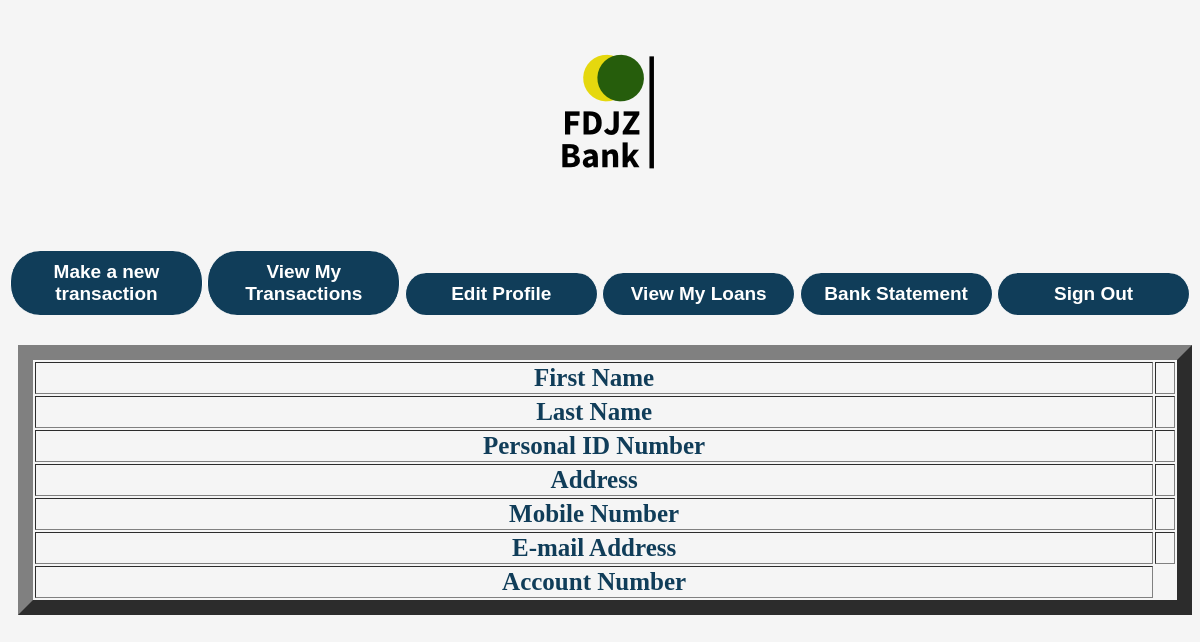
The page /php/UserProfile.php (signed in) on the database as committed earlier.
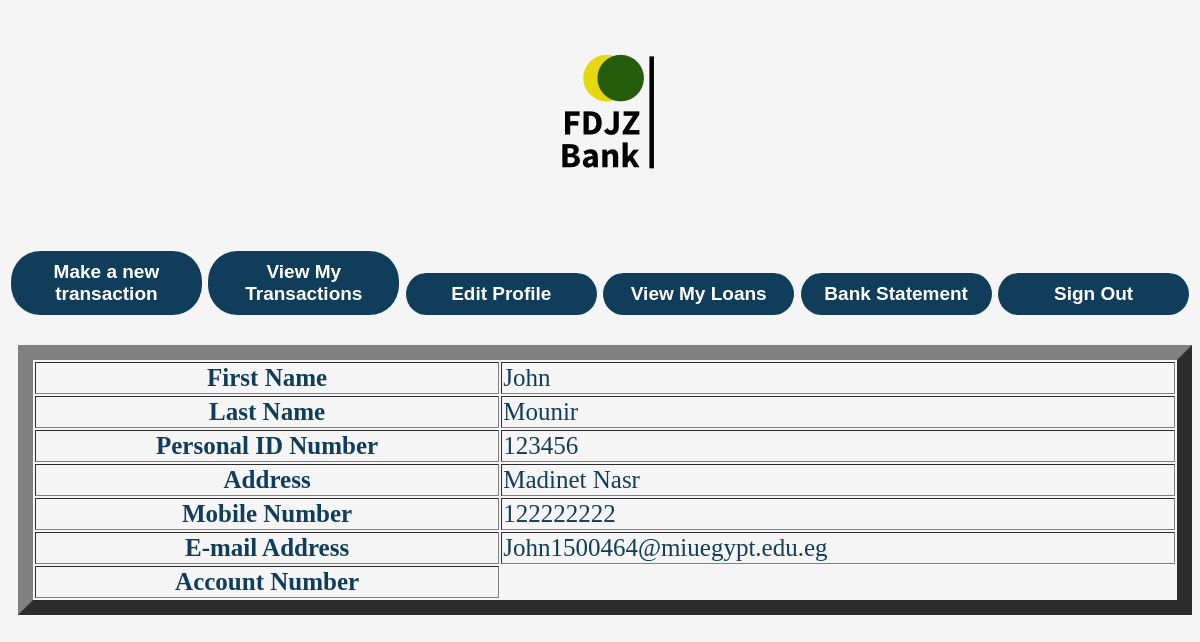
The same page on the database as committed later.
### tables this page shows
CREATE TABLE `customer_account` (
  `ID` int(11) NOT NULL,
  `FNAME` varchar(50) DEFAULT NULL,
  `LNAME` varchar(50) DEFAULT NULL,
  `PersonalID` int(14) DEFAULT NULL,
  `Address` varchar(100) DEFAULT NULL,
  `MobileNumber` int(11) DEFAULT NULL,
  `Email` varchar(200) DEFAULT NULL,
  `Date` varchar(200) DEFAULT NULL,
  `WorkerID` int(11) NOT NULL
);

### ClassesGedida/dbconnect.php (called while the page is built, shortened)
<?php
  class dbconnect
  {
      private $servername;
      private $username;
      private $password;
      private $db;
      private $con;
      function __construct()
      {
          $this->servername = "localhost";
          $this->username = "root";
          $this->password = "";
          $this->db = "FDJZ";
          $this->con = $this->Connect();
      }
      function connect()
      {
          $this->con = mysqli_connect($this->servername, $this->username, $this->password, $this->db);
          if ($this -> con ->connect_error)
          {
              die("Failed to connect: " .$this->con->connect_error);
          }
          else
          {
              return $this->con;
          }
      }
      function executesql($sql)
      {
        $result = mysqli_query($this->con, $sql);
        if($result == TRUE)
              {
          return $result;
        }
        else
              {
          echo "Error executing SQL statement: " .$this->con->error;
        }
      }
  }
?>

### ClassesGedida/Customer.php (called while the page is built, shortened)
<?php
class Customer extends User{
				function showUserProfile(){
				$userID = $_SESSION["userID"];
				$db_obj = new dbconnect;
				$sql = "SELECT FNAME, LNAME, PersonalID, Address, MobileNumber, Email, bank_accounts.AccountNumber
							FROM `customer_account`, `bank_accounts`
							WHERE ID = '$userID'
							AND bank_accounts.UserID = customer_account.ID";
				$result = $db_obj->executesql($sql);
      return $result;
}
			}
?>

### php/UserProfile.php (the view, shortened to what this page needs)
<!DOCTYPE html>
<html>
    <head>
        <link rel="stylesheet" type="text/css" href="../css/UserProfile.css">
    </head>
    <body>
		<?php
			include '../ClassesGedida/Customer.php';
      $customer = new Customer;
      $result = $customer->showUserProfile();
      $row =mysqli_fetch_array($result);
      $i=-1;
		?>
        <div class="logo">
            <h1><a href="UserProfile.php" id="logoposition"><img  src="../img/banklogo.png" alt="" /></a></h1>
        </div>
        <nav id="butts">
            <ul  class="nav">
                <li><a class="b1" href="Bank_Transaction.php">Make a new transaction</a></li>
                <li><a class="b1" href="UserTransaction.php">View My Transactions</a></li>
                <li><a class="b1" href="Editprofile.php">Edit Profile</a></li>
                <li><a class="b1" href="UserLoans.php">View My Loans</a></li>
                <li><a class="b1" href="Bank_Statement.php">Bank Statement</a></li>
                <li><a class="b1" href="Signout.php">Sign Out</a></li>
            </ul>
        </nav>
        <div id="data">
			<form id="form">
				<table border=15 width=100%>
					<tr>
						<th>First Name</th>
						<?php echo'<td>'.$row['FNAME'].'</td>'; ?>
					</tr>
					<tr>
						<th>Last Name</th>
						<?php echo'<td>'.$row['LNAME'].'</td>'; ?>
					</tr>
					<tr>
						<th>Personal ID Number</th>
						<?php echo'<td>'.$row['PersonalID'].'</td>'; ?>
					</tr>
					<tr>
						<th>Address</th>
						<?php echo'<td>'.$row['Address'].'</td>'; ?>
					</tr>
					<tr>
						<th>Mobile Number</th>
						<?php echo'<td>'.$row['MobileNumber'].'</td>'; ?>
					</tr>
					<tr>
						<th>E-mail Address</th>
						<?php echo'<td>'.$row['Email'].'</td>'; ?>
					</tr>
					<tr>
						<th rowspan="<?php echo $i + 2; ?>">Account Number</th>
					</tr>
				</table>
			</form>
        </div>
    </body>
</html>

### css/UserProfile.css (style rules this page uses)
body { background-color: whitesmoke; }
#data { margin-left:10px; margin-top:30px; color:#103D59; font-size:25px; }
.b1 { margin-top:20px; margin-left:20px; font-size:19px; font-weight:bold; color:white; background-color:#103D59; border-radius:10px; cursor: pointer; }
#logoposition { margin-left: 43%; }
a { text-decoration: none; }
ul.nav { width:100%; margin:0 auto; padding:0; list-style:none; text-align:center; font-family: sans-serif; }
.nav li { display:inline-block; width:16.3%; margin:0; padding:0; }
.nav a { text-align:center; padding:10px 0 10px 0; margin:0px; border-left: 1px solid #fff; border-right: 1px solid #fff; display:block; border-radius: 30px; }

Rows that differ between the two databases and show on the page:
added customer_account: FNAME "John", LNAME "Mounir", PersonalID "123456", Address "Madinet Nasr", MobileNumber "122222222", Email "John1500464@miuegypt.edu.eg"
